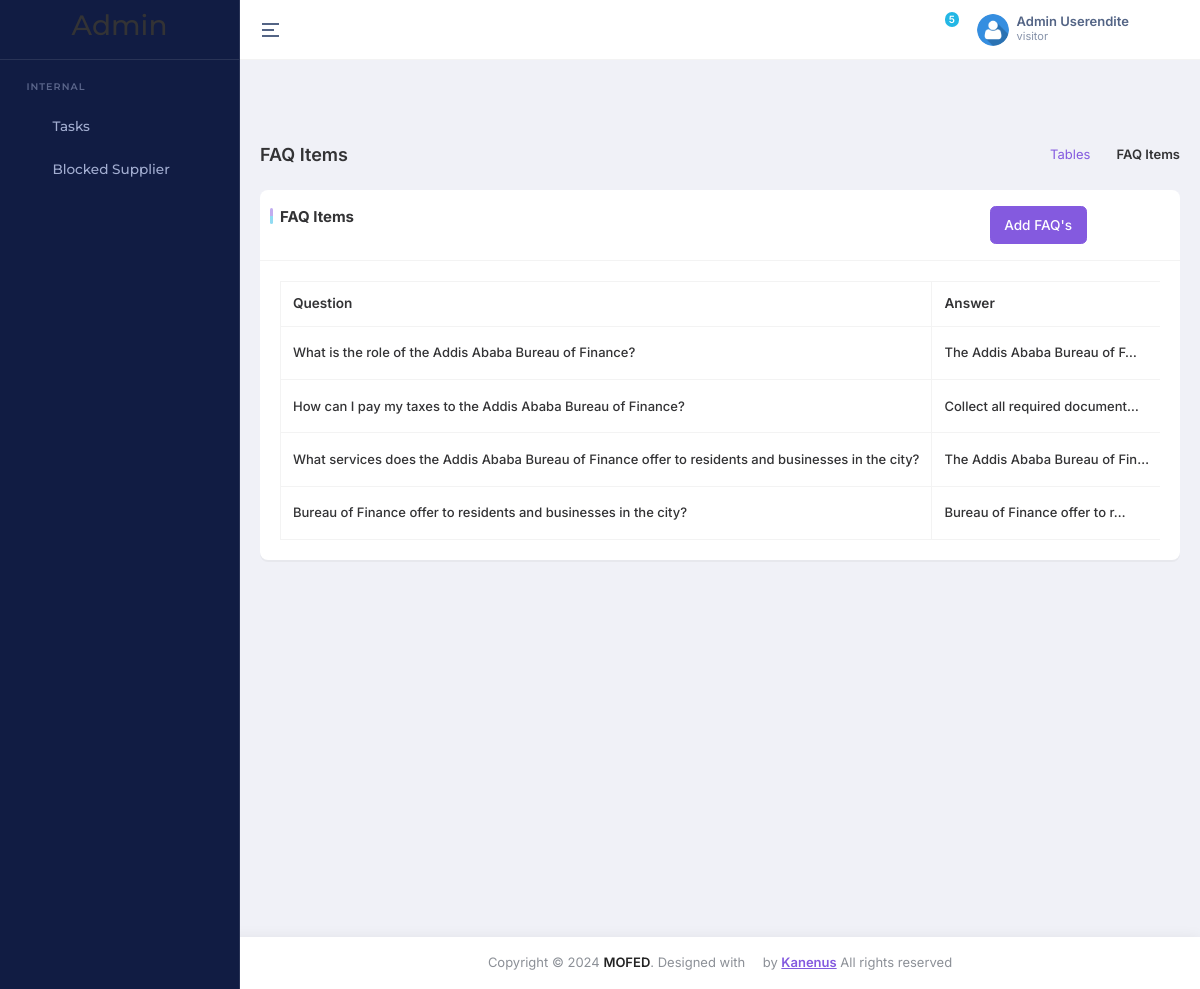
The app's page /dashboard/faq_list/ (signed in) with its own data.
### accounts/models.py (models this page shows)
class UserProfile(AbstractBaseUser, PermissionsMixin):
    email = models.EmailField(unique=True)
    first_name = models.CharField(('first name'), max_length=150, blank=True)
    last_name = models.CharField(('last name'), max_length=150, blank=True)
    role = models.CharField(max_length=20, choices=USER_ROLES, default='visitor')
    profile_pic = models.ImageField(upload_to='profile_pics/', null=True, blank=True)
    phonenumber = models.CharField(max_length=15, null=True, blank=True)
    groups = models.ManyToManyField(Group, blank=True, related_name='user_profiles')
    user_permissions = models.ManyToManyField(
        Permission, blank=True, related_name='user_profiles_permissions'
    )
    is_active = models.BooleanField(default=False)
    is_staff = models.BooleanField(default=False)
    is_superuser = models.BooleanField(default=False)
    status = models.CharField(max_length=100, choices=STATUS, default='Pending')
    created_date = models.DateTimeField(auto_now_add=True, editable=False)
    date_joined = models.DateTimeField(('date joined'), default=timezone.now)
    objects = MyUserManager()
    USERNAME_FIELD = 'email'
    REQUIRED_FIELDS = ['first_name', 'last_name'] # will appear at py manage.py createsuperuser thingy
    class Meta:
        ordering = ('-id',)

### dashboard/models.py (models this page shows, shortened)
class FAQ(models.Model):
    question = models.CharField(max_length=255)
    answer = models.TextField()

### dashboard/views.py (the view)
# urls.py: path('faq_list/', faq_list, name='faq_list'),
def faq_list(request):
    faqs = FAQ.objects.all()
    return render(request, 'faqs_list.html', {'faqs': faqs})

### core/context_processors.py (called while the page is built)
def recent_news_mega(request):
    recent_news = NewsArticle.objects.order_by('-created_at')
    recent_news  = recent_news[:4] if recent_news else recent_news
    return {'recent_news_mega':recent_news}

def stgs(request):
    contact_info = ContactInfo.objects.first()
    quick_links = QuickLink.objects.all()
    pages = Pages.objects.first()
    return {
        'contact_info': contact_info,  # Include footer data in context
        'quick_links': quick_links,  # Include footer data in context
        'stg':Settings.objects.first(),
        'pages': pages
    }

### dashboard/templates/faqs_list.html (shortened to what this page needs)
{% extends 'base_new_admin.html' %}
{% load static %}
{% block main %}
    <div class="main-content app-content">
        <div class="container-fluid">
            <div class="d-md-flex d-block align-items-center justify-content-between my-4 page-header-breadcrumb">
                <h1 class="page-title fw-semibold fs-18 mb-0">FAQ Items</h1>
                <div class="ms-md-1 ms-0">
                    <nav>
                        <ol class="breadcrumb mb-0">
                            <li class="breadcrumb-item"><a href="javascript:void(0);">Tables</a></li>
                            <li class="breadcrumb-item active" aria-current="page">FAQ Items</li>
                        </ol>
                    </nav>
                </div>
            </div>
            <div class="row">
                <div class="col-xl-12">
                    <div class="card custom-card">
                        <div class="card-header">
                            <div class="col-lg-11">
                                <div class="card-title">
                                    FAQ Items
                                    <a href="{% url 'add_FAQ' %}" class="btn btn-primary float-end">Add FAQ's </a>
                                </div>
                            </div>
                        </div>
                        <div class="card-body">
                            <div class="table-responsive">
                                <table id="datatable-basic" class="table table-bordered text-nowrap w-100 datatable">
                                    <thead>
                                        <tr>
                                            <th>Question</th>
                                            <th>Answer</th>
                                        </tr>
                                    </thead>
                                    <tbody>
                                        {% for faq in faqs %}
                                        <tr>
                                            <td>{{ faq.question }}</td>
                                            <td>{{ faq.answer|truncatechars:30 }}</td>
                                        </tr>
                                        {% endfor %}
                                    </tbody>
                                </table>
                            </div>
                        </div>
                    </div>
                </div>
            </div>
        </div>
    </div>
{% endblock %}

### task_manager/templates/base_new_admin.html (shortened to what this page needs)
{% load static %}
{% load menu_tags %}
{% load static cms_tags sekizai_tags  %}
<!DOCTYPE html>
<html lang="en" dir="ltr" data-nav-layout="vertical" data-theme-mode="light" data-header-styles="light" data-menu-styles="dark" data-toggled="close">
<head>
    <link id="style" href="{% static 'dashboard/libs/bootstrap/css/bootstrap.min.css' %}" rel="stylesheet" >
    <link href="{% static 'dashboard/css/styles.min.css' %}" rel="stylesheet" >
    <link href="{% static 'dashboard/css/icons.css' %}" rel="stylesheet" >
    <link href="{% static 'dashboard/libs/node-waves/waves.min.css' %}" rel="stylesheet" >
    <link href="{% static 'dashboard/libs/simplebar/simplebar.min.css' %}" rel="stylesheet" >
    <link rel="stylesheet" href="{% static 'dashboard/libs/flatpickr/flatpickr.min.css' %}">
    <link rel="stylesheet" href="{% static 'dashboard/libs/@simonwep/pickr/themes/nano.min.css' %}">
    <link rel="stylesheet" href="{% static 'dashboard/libs/jsvectormap/css/jsvectormap.min.css' %}">
    <link rel="stylesheet" href="{% static 'dashboard/libs/swiper/swiper-bundle.min.css' %}">
    <link rel="stylesheet" href="{% static 'dashboard/libs/choices.js/public/assets/styles/choices.min.css' %}">
</head>
<body>
    <div class="page">
        <header class="app-header" style="position: relative;">
            <div class="main-header-container container-fluid">
                <div class="header-content-left">
                    <div class="header-element">
                        <a aria-label="Hide Sidebar" class="sidemenu-toggle header-link animated-arrow hor-toggle horizontal-navtoggle" data-bs-toggle="sidebar" href="javascript:void(0);"><span></span></a>
                    </div>
                </div>
                <div class="header-content-right">
                    <div class="header-element header-theme-mode">
                        <a href="javascript:void(0);" class="header-link layout-setting">
                            <span class="light-layout">
                            <i class="bx bx-moon header-link-icon"></i>
                            </span>
                        </a>
                    </div>
                    <div class="header-element notifications-dropdown">
                        <a href="javascript:void(0);" class="header-link dropdown-toggle" data-bs-toggle="dropdown" data-bs-auto-close="outside" id="messageDropdown" aria-expanded="false">
                            <i class="bx bx-bell header-link-icon"></i>
                            <span class="badge bg-secondary rounded-pill header-icon-badge pulse pulse-secondary" id="notification-icon-badge">5</span>
                        </a>
                    </div>
                    <div class="header-element">
                        <a href="javascript:void(0);" class="header-link dropdown-toggle" id="mainHeaderProfile" data-bs-toggle="dropdown" data-bs-auto-close="outside" aria-expanded="false">
                            <div class="d-flex align-items-center">
                                <div class="me-sm-2 me-0">
                                    {% if user.profile_pic %}
                                    <img src="{{ user.profile_pic.url }}"  alt="img" width="32" height="32" class="rounded-circle">
                                    {% else %}
                                    <img src="{% static 'front/imgs/team/user.png' %}"  alt="img" width="32" height="32" class="rounded-circle">
                                    {% endif %}
                                </div>
                                <div class="d-sm-block d-none">
                                    <p class="fw-semibold mb-0 lh-1">{{user.first_name}}</p>
                                    <span class="op-7 fw-normal d-block fs-11">{{user.role}}</span>
                                </div>
                            </div>
                        </a>
                    </div>
                    <div class="header-element">
                        <a href="javascript:void(0);" class="header-link switcher-icon" data-bs-toggle="offcanvas" data-bs-target="#switcher-canvas">
                            <i class="bx bx-cog header-link-icon"></i>
                        </a>
                    </div>
                </div>
            </div>
        </header>
        <aside class="app-sidebar sticky" id="sidebar">
            <div class="main-sidebar-header">
                <a href="" class="header-logo">
                    <h3>Admin </h3>
                </a>
            </div>
            <div class="main-sidebar" id="sidebar-scroll">
                <nav class="main-menu-container nav nav-pills flex-column sub-open">
                    <ul class="main-menu">
                        <li class="slide__category"><span class="category-name">Internal</span></li>
                        <li class="slide has-sub">
                            <a href="javascript:void(0);" class="side-menu__item">
                                <i class="bx bx-task side-menu__icon"></i>
                                <span class="side-menu__label">Tasks</span>
                                <i class="fe fe-chevron-right side-menu__angle"></i>
                            </a>
                        </li>
                        <li class="slide">
                            <a href="{% url 'supplier_list' %}" class="side-menu__item">
                                <i class="bx bx-block side-menu__icon"></i>
                                <span class="side-menu__label">Blocked Supplier</span>
                            </a>
                        </li>
                    </ul>
                </nav>
            </div>
        </aside>
        {% block main%}{% endblock %}
        <footer class="footer mt-auto py-3 bg-white text-center">
            <div class="container">
                <span class="text-muted"> Copyright © <span id="year"></span> <a
                        href="javascript:void(0);" class="text-dark fw-semibold">MOFED</a>.
                    Designed with <span class="bi bi-heart-fill text-danger"></span> by <a href="javascript:void(0);">
                        <span class="fw-semibold text-primary text-decoration-underline">Kanenus</span>
                    </a> All
                    rights
                    reserved
                </span>
            </div>
        </footer>
    </div>
</body>
</html>

### records on screen
UserProfile: first_name "Admin Userendite", role "visitor"
FAQ: question "What is the role of the Addis Ababa Bureau of Finance?", answer "The Addis Ababa Bureau of F…"
FAQ: question "How can I pay my taxes to the Addis Ababa Bureau of Finance?", answer "Collect all required document…"
FAQ: question "What services does the Addis Ababa Bureau of Finance offer to residents and businesses in the city?", answer "The Addis Ababa Bureau of Fin…"
FAQ: question "Bureau of Finance offer to residents and businesses in the city?", answer "Bureau of Finance offer to r…"
